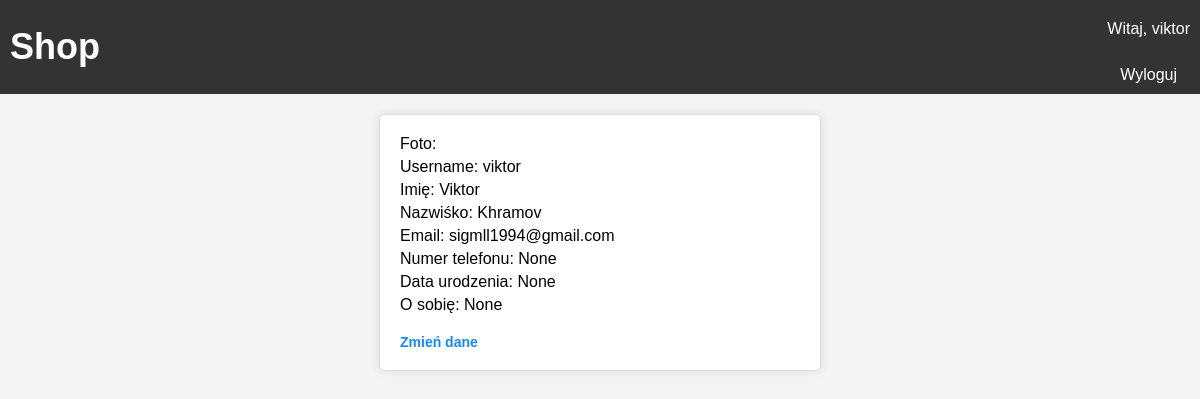
The page /user/info/ (signed in) on the database its author committed.
### users/models.py (models this page shows)
class CustomUser(AbstractUser):
    objects = CustomUserManager()
    username = models.CharField(max_length=32, unique=True)
    first_name = models.CharField(max_length=32)
    last_name = models.CharField(max_length=32)
    date_of_birth = models.DateField(null=True, blank=True)
    email = models.EmailField(max_length=64, unique=True)
    number_phone = models.CharField(max_length=10, null=True)
    profile_picture = models.ImageField(upload_to=user_profile_picture_path, null=True, blank=True)
    description = models.TextField(max_length=200, null=True)

### users/views.py (the view)
# urls.py: path('user/info/', UserInfoView.as_view(), name='user_info'),
class UserInfoView(View):
    def get (self, request):
        if request.user.is_authenticated:
            user_info = {
                'profile_picture': request.user.profile_picture,
                'username': request.user.username,
                'email': request.user.email,
                'first_name': request.user.first_name,
                'last_name': request.user.last_name,
                'date_of_birth': request.user.date_of_birth,
                'number_phone': request.user.number_phone,
                'profile_picture': request.user.profile_picture,
                'description': request.user.description,
            }
            return render(request, 'user_info.html', {'form': user_info})
        else:
            return redirect('login')

### users/templates/user_info.html (shortened to what this page needs)
{% extends "base.html" %}
{% block content %}
<div class='user-info'>
    <label>Foto:</label>
    <br>
    <label>Username:</label>
        {{form.username}}
        <br>
    <label>Imię:</label>
        {{form.first_name}}
        <br>
    <label>Nazwiśko:</label>
        {{form.last_name}}
        <br>
    <label>Email:</label>
        {{form.email}}
        <br>
    <label>Numer telefonu:</label>
        {{form.number_phone}}
         <br>
    <label>Data urodzenia:</label>
        {{form.date_of_birth}}
        <br>
    <label>O sobię:</label>
        {{form.description}}
        <br>
<h2><a href ='{% url 'user_update'%}'>Zmień dane</a></h2>
</div>
{% endblock  %}

### shop/templates/base.html (shortened to what this page needs)
{% load static %}
<!DOCTYPE html>
<html lang='en'>
<head>
    <link rel="stylesheet" href="{% static 'css/style.css' %}">
</head>
<body>
    <header class='header-container'>
        <div class='logo'>
            <h1><a href='/'>Shop</a></h1>
        </div>
        <div class='login-container'>
            {% if user.is_authenticated %}
                <a href="{% url 'user_info' %}">Witaj, {{ user.username }}</a>
                <br> <a href="{% url 'logout' %}">Wyloguj</a>
            {% else %}
                <a href="{% url 'login' %}">Zaloguj</a>
            {% endif %}
        </div>
    </header>
    <div class='content-container'>
        {% block content %}{% endblock %}
    </div>
</body>
</html>

### static/css/style.css (style rules this page uses)
body, h1, h2, h3, p, a { margin: 0; padding: 0; }
body { font-family: 'Arial', sans-serif; background-color: #f4f4f4; }
.header-container { background-color: #333; color: #fff; padding: 10px; display: flex; justify-content: space-between; align-items: center; }
.logo a { text-decoration: none; color: #fff; font-size: 36px; }
.login-container { text-align: center; }
.login-container a { display: block; margin-top: 10px; text-decoration: none; color: #fff; }
.content-container { padding: 20px; }
h2 { margin-top: 15px; font-size: 14px; }
a { color: #333; text-decoration: none; }
h2 a { color: #0481ffef; }
.user-info { max-width: 400px; margin: 0 auto; padding: 20px; background-color: #fff; border: 1px solid #ddd; border-radius: 5px; box-shadow: 0 0 10px rgba(0, 0, 0, 0.1); flex-direction: column; }
.user-info label { margin-bottom: 5px; }
.user-info label, .user-info span { display: inline-block; vertical-align: top; }
.user-info h2 a { margin-top: 15px; text-decoration: none; color: #0481ffef; }

### rows shown on the page
CustomUser: username "viktor", first_name "Viktor", last_name "Khramov", email "sigmll1994@gmail.com"
